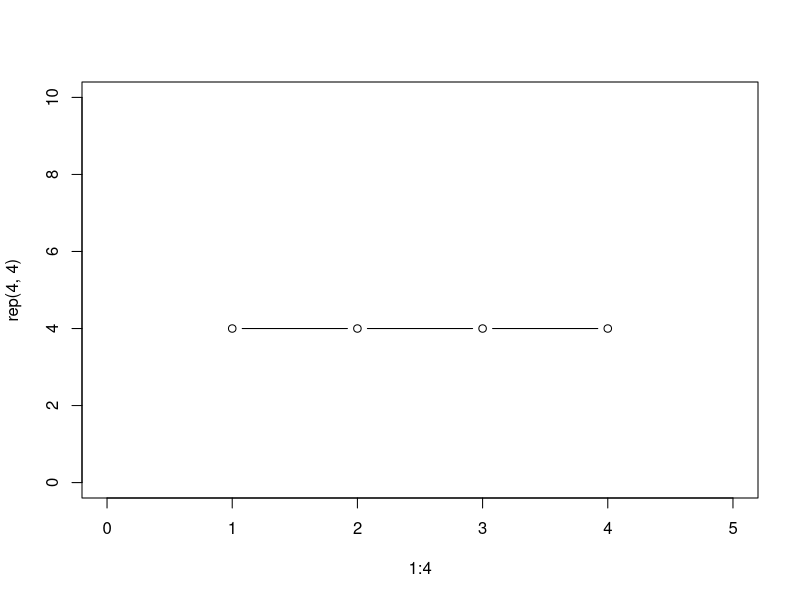

This figure's R source:
## ---- chunk 1
knitr::opts_chunk$set(echo = TRUE, fig.align = 'center')
## ---- chunk 2
A <- 1:3
B <- c(-1, 0, 2)
C <- c(1, 1, 0)
library(pracma)
BC <- cross(B, C)
cross(A, BC)
# same result
(B * dot(A, C)) - (C * dot(A, B))
## ---- chunk 3
plot(1:4, rep(4, 4), type = "b", ylim = c(0, 10), xlim = c(0, 5))
